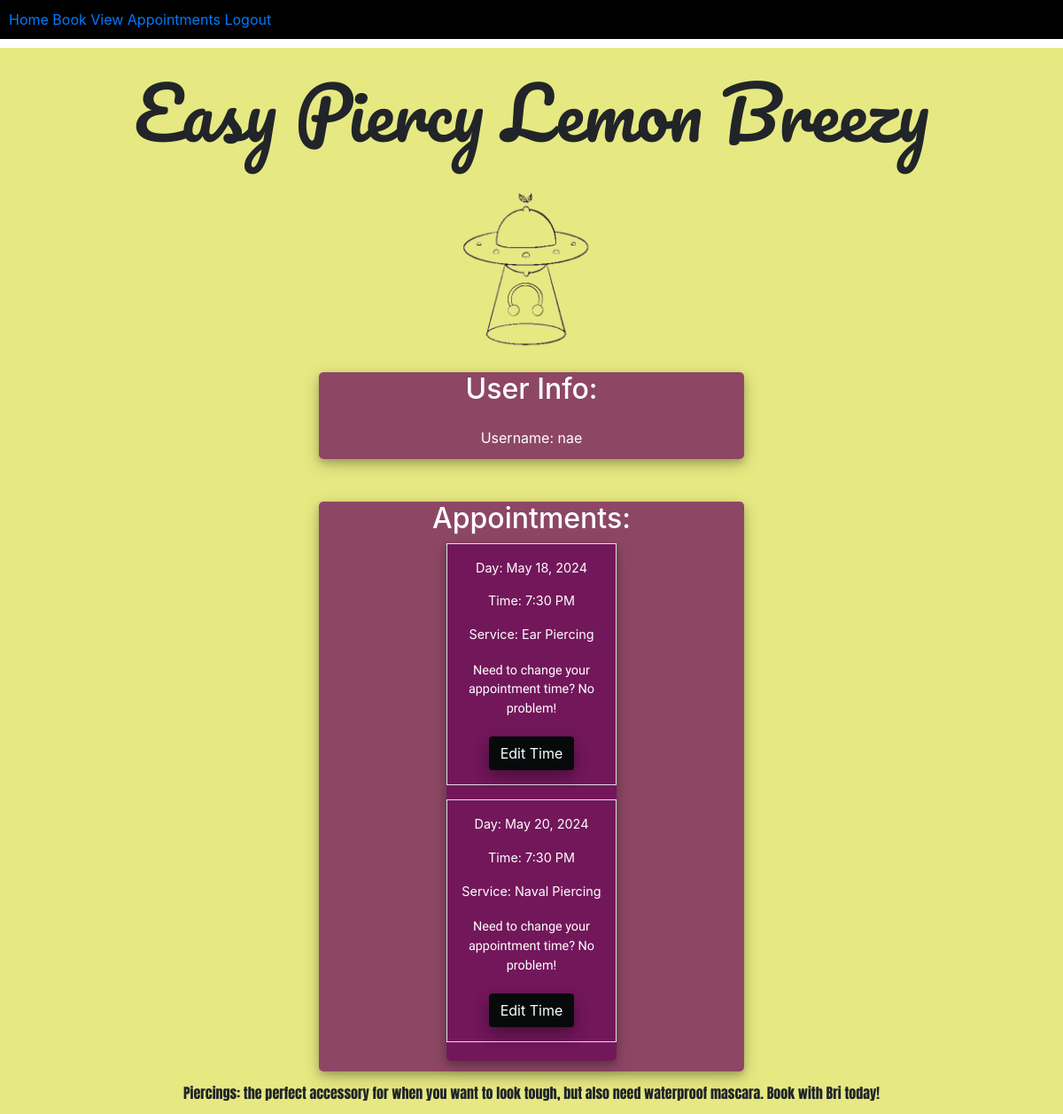
The app's page /appointments (signed in), older data.
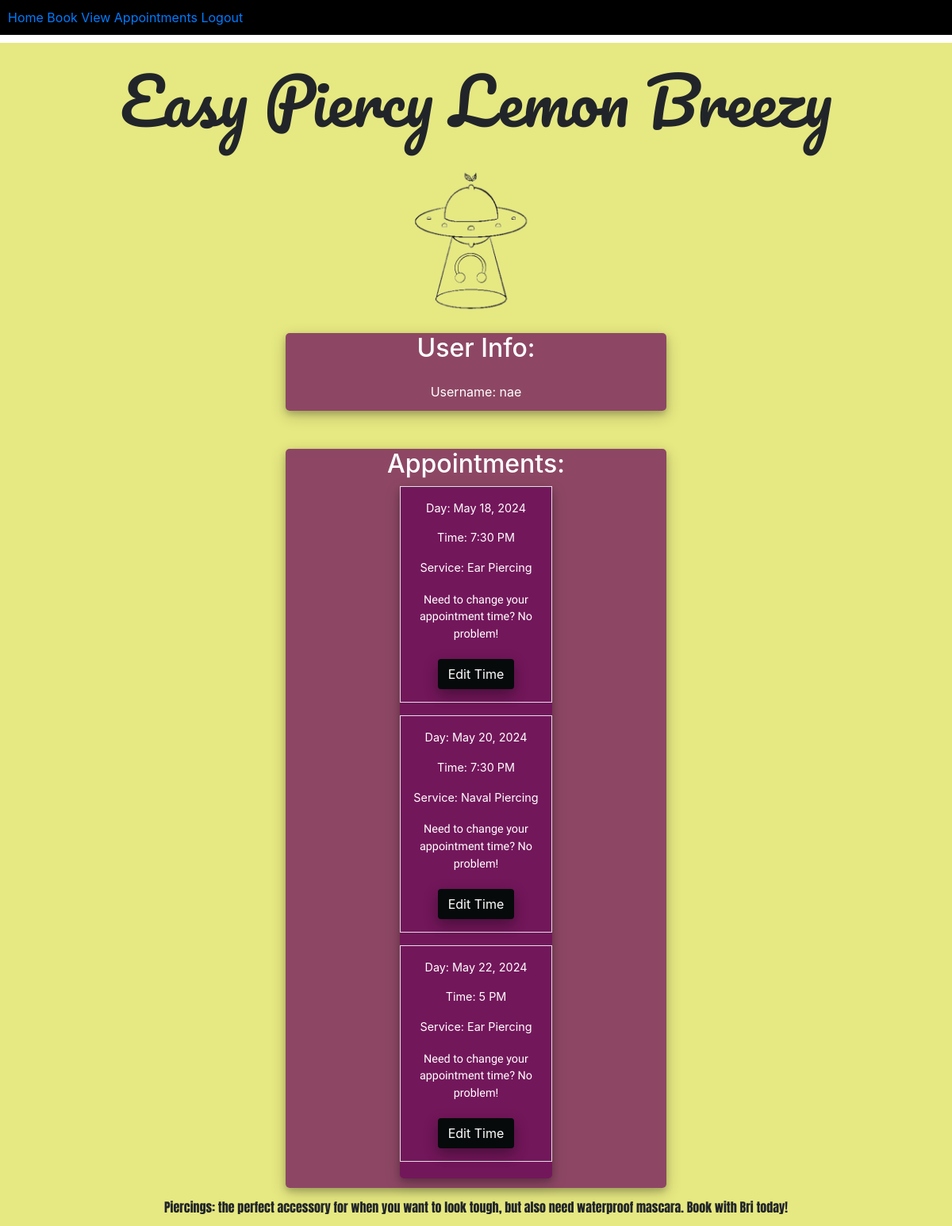
The same page, newer data.
### app/models.py (models this page shows, shortened)
class Appointment(models.Model):
    user = models.ForeignKey(User, on_delete=models.CASCADE, null=True, blank=True)
    service = models.CharField(max_length=50, choices=SERVICE_CHOICES, default="Ear Piercing")
    day = models.DateField(default=datetime.now)
    time = models.CharField(max_length=10, choices=TIME_CHOICES, default="3 PM")
    time_ordered = models.DateTimeField(default=datetime.now, blank=True)

### app/views.py (the view)
# urls.py: path('appointments', userApp, name='appointments'),
def userApp(request):
    user = request.user
    appointments = Appointment.objects.filter(user=user).order_by('day', 'time')
    return render(request, 'appointments.html', {
        'user': user,
        'appointments': appointments,
    })

### app/templates/appointments.html (shortened to what this page needs)
{% extends 'base.html' %}
{% load static %}
{% block content %}
{% if user.is_authenticated %}
<div class="apps_layout">
    <h2 class="announcement_tags">User Info:</h2>
    <ul class="list-group fs-4 mt-3">
            <li class="list-group mt-2">Username: {{ user.username }}</li>
    </ul>
</div>
{% if appointments.count > 0 %}
<div class="mt-5 ">
    <div class="apps_layout">
        <h2 class="announcement_tags">Appointments:</h2>
    <div class="apps_layout">
        {% for appointment in appointments %}
        <div class="list-group fs-4 border p-3 mb-3">
            <p class="user_apps">Day: {{ appointment.day }}</p>
            <p class="user_apps">Time: {{ appointment.time }}</p>
            <p class="user_apps">Service: {{ appointment.service }}</p>
            <div class="user_apps">
                <p class="poetsen_one">Need to change your appointment time? No problem!</p>
                <a class="btn base_btn" href="{% url 'userUpdate' appointment.id %}">Edit Time</a>
            </div>
        </div>
        {% endfor %}
    </div>
</div>
{% endif %}
{% endif %}
{%endblock%}

Row changes from the older to the newer data that the page shows:
added Appointment: day "May 22, 2024", time "5 PM", service "Ear Piercing"
